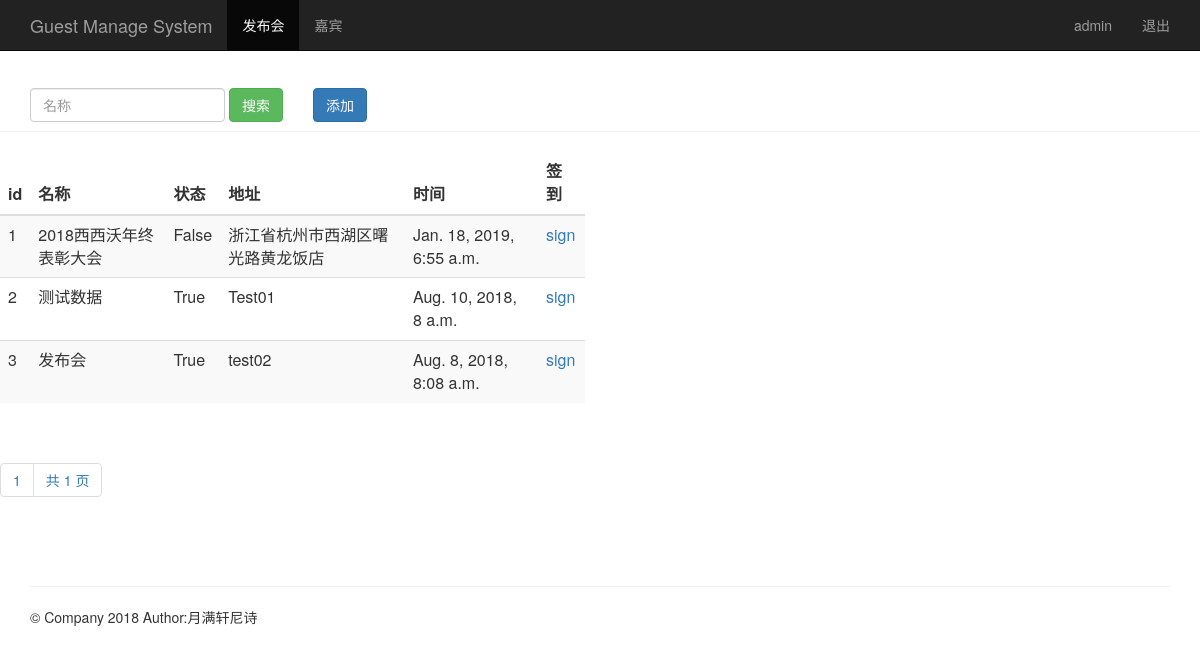
The page /event_manage/ (signed in) on the database its author committed.
### sign/models.py (models this page shows, shortened)
class Event(models.Model):
    name = models.CharField(max_length=100)  # 发布会标题
    limit = models.IntegerField()  # 限制人数
    status = models.BooleanField()  # 状态
    address = models.CharField(max_length=200)  # 地址
    start_time = models.DateTimeField('events time')  # 发布会时间
    create_time = models.DateTimeField(auto_now=True)  # 创建时间（自动获取当前时间）

### sign/views.py (the view)
# urls.py: path('event_manage/', views.event_manage),  # 添加event_manage/配置路径
def event_manage(request):
    event_list = Event.objects.all()  # 查询所有发布会对象数据,通过 render()函数附加在event_manage.html页面返回给客户端浏览器。
    username = request.session.get('user', '')
    paginatorEvent = Paginator(event_list, 5)
    page = request.GET.get('page')
    try:
        contacts = paginatorEvent.page(page)
    except PageNotAnInteger:
        contacts = paginatorEvent.page(1)
    except EmptyPage:
        contacts = paginatorEvent.page(paginatorEvent.num_pages)
    return render(request, 'event_manage.html', {'user': username,
                                                 'events': contacts})

### sign/templates/event_manage.html (shortened to what this page needs)
{% extends 'base.html' %}
{% block content %}
    <nav class="navbar navbar-inverse navbar-fixed-top">
        <div class="container">
            <div class="navbar-header">
                <a class="navbar-brand" href="/event_manage/">Guest Manage System</a>
            </div>
            <div id="navbar" class="collapse navbar-collapse">
                <ul class="nav navbar-nav">
                    <li class="active"><a href="#">发布会</a></li>
                    <li><a href="/guest_manage/">嘉宾</a></li>
                </ul>
                <ul class="nav navbar-nav navbar-right">
                    <li><a href="#">{{ user }}</a></li>
                    <li><a href="/logout/">退出</a></li>
                </ul>
            </div>
        </div>
    </nav>
    <div class="page-header" style="margin-top: 80px;">
        <div id="navbar" class="navbar-collapse collapse" style="float:left;">
            <form class="navbar-form" method="get" action="/search_name/">
                <div class="form-group">
                    <input name="name" type="text" placeholder="名称" class="form-control">
                </div>
                <button type="submit" class="btn btn-success">搜索</button>
            </form>
        </div>
        <div
        "float:right;">
        <button type="submit" class="btn btn-primary" onclick="window.location.href='/add_event/'"
                style="margin-top: 8px;">添加
        </button>
    </div>
    </div>
    <div class="row">
        <div class="col-md-6">
            <table class="table table-striped">
                <thead>
                <tr>
                    <th>id</th>
                    <th>名称</th>
                    <th>状态</th>
                    <th>地址</th>
                    <th>时间</th>
                    <th>签到</th>
                </tr>
                </thead>
                <tbody>
                {% for event in events %}
                    <tr>
                        <td>{{ event.id }}</td>
                        <td>{{ event.name }}</td>
                        <td>{{ event.status }}</td>
                        <td>{{ event.address }}</td>
                        <td>{{ event.start_time }}</td>
                        <td>
                            <a href="/sign_index/{{ event.id }}/" target="{{ event.id }}_blank">
                                sign</a>
                        </td>
                    </tr>
                {% endfor %}
                </tbody>
            </table>
        </div>
    </div>
    <div class="pagination">
            <span class="step-links">
              <ul class="pagination">
                  <li><a href="#">{{ events.number }}</a></li>
                  <li><a href="#">共 {{ events.paginator.num_pages }} 页</a></li>
              </ul>
            </span>
    </div>
{% endblock %}

### rows shown on the page
Event: id "1", name "2018西西沃年终表彰大会", status "False", address "浙江省杭州市西湖区曙光路黄龙饭店", start_time "Jan. 18, 2019, 6:55 a.m."
Event: id "2", name "测试数据", status "True", address "Test01", start_time "Aug. 10, 2018, 8 a.m."
Event: id "3", name "发布会", status "True", address "test02", start_time "Aug. 8, 2018, 8:08 a.m."

### other values the page prints
{{ user }} "admin"
{{ events.number }} "1"
{{ events.paginator.num_pages }} "1"
